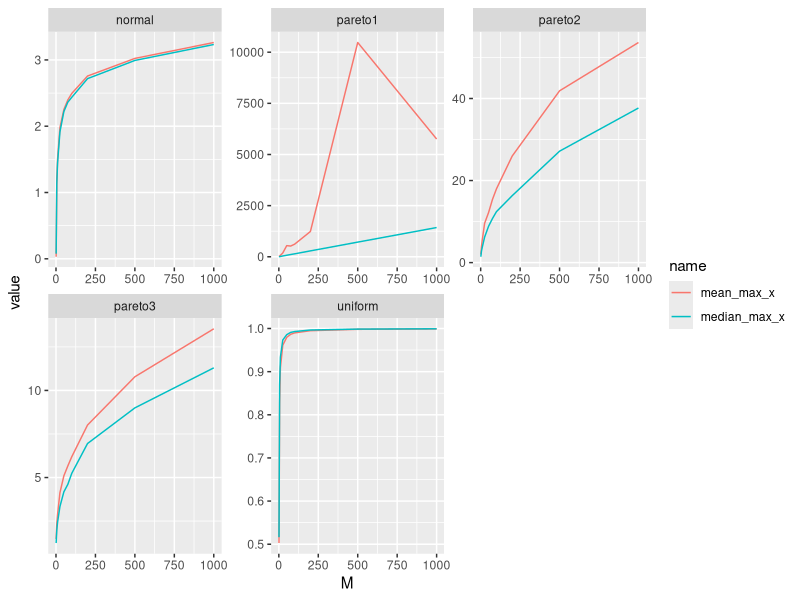
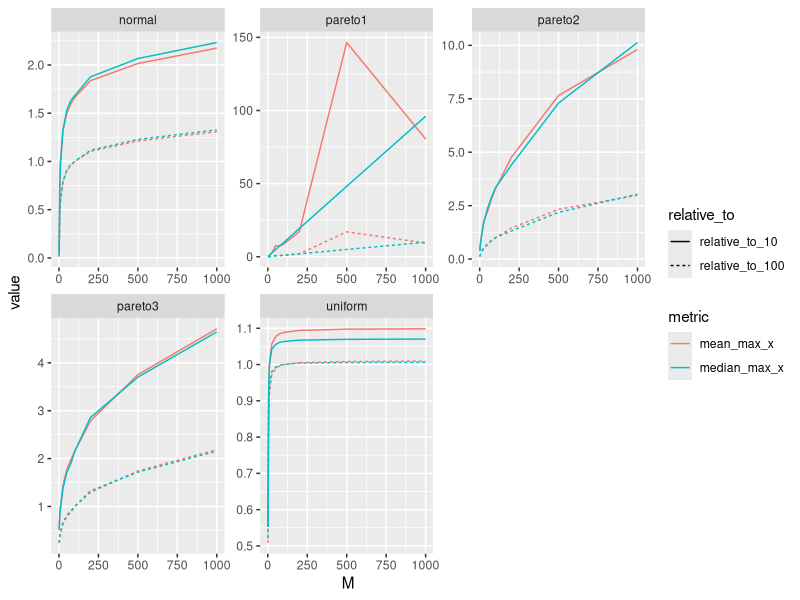

Generate these figures, in order, with R:
#!/usr/bin/env Rscript

library(tidyverse)

rpareto <- function(n, shape, scale = 1) {
  scale / (runif(n) ** (1 / shape))
}

sampling_functions <- tribble(
  ~distribution, ~sample_fun,
  "uniform", runif,
  "normal", rnorm,
  "pareto1", function(n) rpareto(n, 1),
  "pareto2", function(n) rpareto(n, 2),
  "pareto3", function(n) rpareto(n, 3)
)

results <- crossing(
  M = c(1, 5, 10, 25, 50, 75, 100, 200, 500, 1000),
  distribution = sampling_functions$distribution,
  iter = 1:1e3
) %>%
  left_join(sampling_functions, by = "distribution") %>%
  mutate(max_x = map2_dbl(sample_fun, M, ~ max(do.call(.x, list(.y)))))

summary <- results %>%
  group_by(M, distribution) %>%
  summarize(
    mean_max_x = mean(max_x),
    median_max_x = median(max_x),
    .groups = "drop"
  ) %>%
  pivot_longer(ends_with("max_x"))

summary %>%
  ggplot(aes(M, value, color = name)) +
  facet_wrap(vars(distribution), scales = "free") +
  geom_line()

summary %>%
  group_by(distribution, name) %>%
  mutate(
    relative_to_10 = value / value[M == 10],
    relative_to_100 = value / value[M == 100]
  ) %>%
  ungroup() %>%
  select(M, distribution, metric = name, starts_with("relative_to")) %>%
  pivot_longer(starts_with("relative_to"), names_to = "relative_to") %>%
  ggplot(aes(M, value, color = metric, linetype = relative_to)) +
  facet_wrap(vars(distribution), scales = "free") +
  geom_line()
